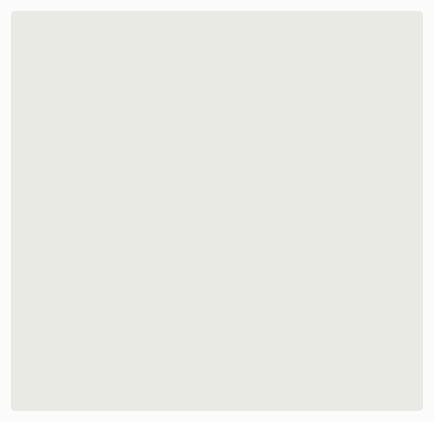
<?xml version="1.0" encoding="UTF-8"?>
<ui version="4.0">
 <class>Dialog</class>
 <widget class="QDialog" name="Dialog">
  <property name="geometry">
   <rect>
    <x>0</x>
    <y>0</y>
    <width>434</width>
    <height>418</height>
   </rect>
  </property>
  <property name="sizePolicy">
   <sizepolicy hsizetype="Maximum" vsizetype="Minimum">
    <horstretch>0</horstretch>
    <verstretch>0</verstretch>
   </sizepolicy>
  </property>
  <property name="windowTitle">
   <string>Dialog</string>
  </property>
  <property name="layoutDirection">
   <enum>Qt::LeftToRight</enum>
  </property>
  <property name="styleSheet">
   <string notr="true">QDialog{
	background-color: rgb(251,251,251); 
    color: black;
}

QTextEdit{
  font-size: 14px;
  padding: 10px 10px;
   background-color:  rgb(233, 234, 227);
   border-radius: 4px;
   border: 0px;
   border-color:  rgb(233, 234, 227);
   border-style: solid;
}

QTableView{
   background-color:  rgb(233, 234, 227);
   border-radius: 4px;
   border: 0px;
   border-color:  rgb(233, 234, 227);
   border-style: solid;
  selection-background-color: rgb(159, 159, 159);
	selection-color: black;
}


QTableWidget{
   background-color:  rgb(233, 234, 227);
   border-radius: 4px;
   border: 0px;
   border-color:  rgb(233, 234, 227);
   border-style: solid;
  selection-background-color: rgb(159, 159, 159);
	selection-color: black;
}

QTableWidgetItem{
  color:  rgb(233, 234, 227);
   background-color:  rgb(233, 234, 227);
   border-radius: 4px;
   border: 0px;
   border-color:  rgb(233, 234, 227);
   border-style: solid;
}

QLabel{
   font-size: 12px;
   font-weight: 9;
   color:  rgb(4, 0, 49);
}

QComboBox {
  padding: 3px 3px;
  font-size: 11px;
  font-weight: 9;
  color: rgb(5, 5, 5);
  background-color:  transparent; 
  border-color: #00AA66;
  border-style: solid;
 border: 0;
 outline: 0;
 border-radius: 2px;
 border-bottom:1px solid rgb(222, 223, 216);
}

QLineEdit {
  padding: 3px 3px;
  font-size: 11px;
  font-weight: 9;
  color: rgb(5, 5, 5);
  background-color:  transparent; 
  border-color: #00AA66;
  border-style: solid;
 border: 0;
 outline: 0;
 border-radius: 2px;
 border-bottom:1px solid rgb(222, 223, 216);
}


QPushButton {
  padding: 3px 3px;
  font-size: 11px;
  font-weight: 9;
  color:  rgb(4, 0, 49);
  background-color: rgb(222, 223, 216);
border-color:  rgb(26, 55, 34);
  border-style: solid;
border: 1px solid rgb(222, 223, 216);
border-radius: 8px;
}


QPushButton:pressed {
  padding: 3px 8px;
  font-size: 11px;
  font-weight: 9;
  color: rgb(4, 0, 49);
  background-color: rgb(207, 208, 202);
  border-color: #00AA66;
  border-style: solid;
  border: 1px solid rgb(222, 223, 216);
}</string>
  </property>
  <layout class="QHBoxLayout" name="horizontalLayout">
   <item>
    <widget class="QTableView" name="tableView">
     <property name="sizePolicy">
      <sizepolicy hsizetype="Expanding" vsizetype="Expanding">
       <horstretch>0</horstretch>
       <verstretch>0</verstretch>
      </sizepolicy>
     </property>
     <property name="minimumSize">
      <size>
       <width>200</width>
       <height>400</height>
      </size>
     </property>
    </widget>
   </item>
  </layout>
 </widget>
 <resources/>
 <connections/>
</ui>
